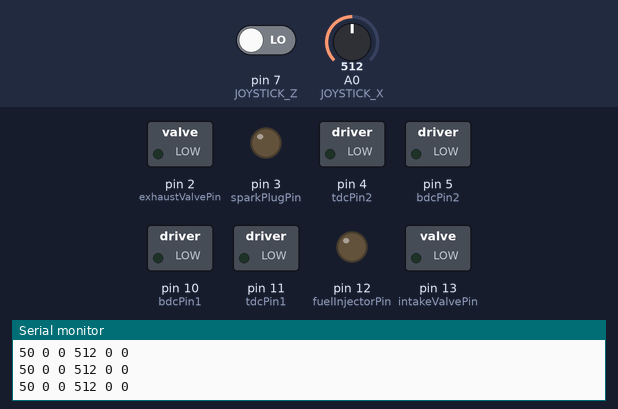
This sketch was run on a simulated Arduino Uno, built with avr-gcc and run on an emulated ATmega328P. On the bench: switched loads named in the sketch (green lamp = pin HIGH), output pins drawn as LEDs (lit = HIGH), the last lines printed to the serial monitor. The inputs (shaded band) are chosen by the test bench; at power-on: pin 7 (JOYSTICK_Z) LOW, A0 (JOYSTICK_X) = 512.

Above: at 1.2 s.
1.3 s: pin 7 (JOYSTICK_Z) driven HIGH
At 1.6 s:
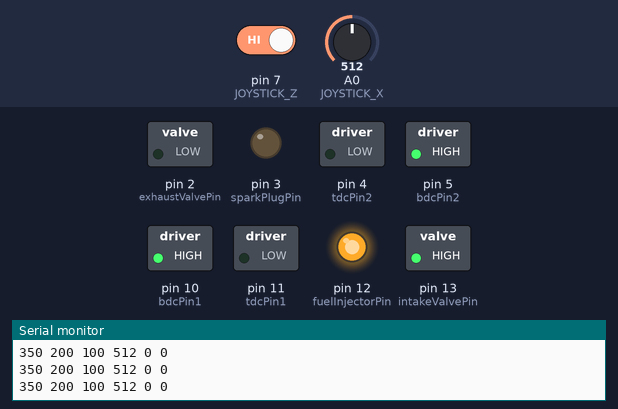
4.3 s: A0 (JOYSTICK_X) set to 459
6.8 s: A0 (JOYSTICK_X) set to 441
9.8 s: A0 (JOYSTICK_X) set to 511
At 9.8 s:
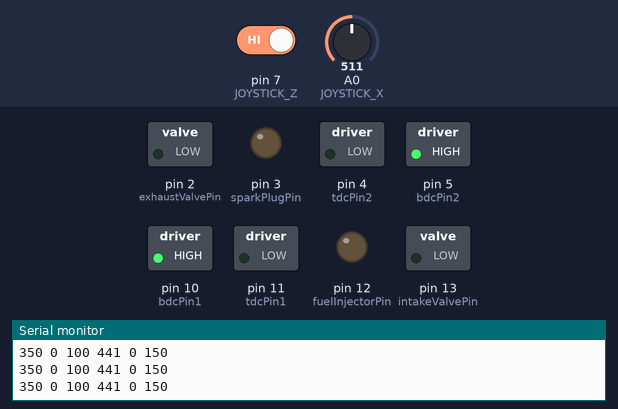
12.8 s: A0 (JOYSTICK_X) set to 306
At 13.69 s:
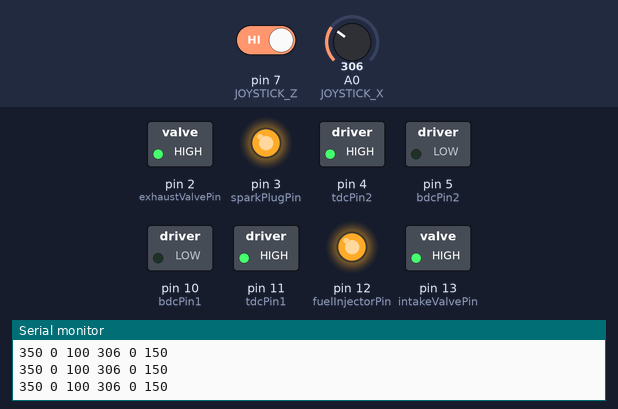
Timing chart, 0 to 16.8 s (numbered marks = the images above; inputs shaded):
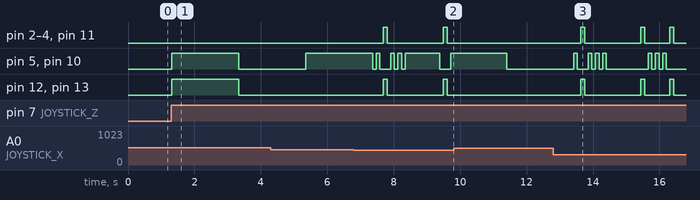

The sketch:

test.ino
```cpp
/*

 arduino-cli compile --fqbn arduino:avr:uno 1cylinder_v0.ino

08/12 FIRST DRAFT REWORK

MAIN CHANGES

- Converting enums to static const int to keep them contained and avoid enum confusion

- Increasing overall "containment" of variables, functions, function calls

- Swapping some variables for getVariable function calls where appropriate (= values needed as intermediary or to be checked punctually, they do not need to exist between loops)

- Using local intermediary variables

- Clearer conceptual separation: cylinder and flywheel are now separate parts of a composite engine multi state machine

- Component states are now static local variables: the state of the cylinder (which stroke it is on) depends on the state of the engine, but the engine does not need to know the state of the cylinder to assess its own state (defined only by latched button input)

- Cylinder display now uses millis() call instead of global int now to control on/off timing: the blinking timing is its own independent state separate from the rest of the system

- Joystick debounce now also uses a millis() variable for its debounce tracking

- Now only cylinder display, joystick and drive modules need the current time. They now all use their town millis() calls for independent time tracking

- Most global enums changed for local static const int or #defines

 */

#include "joystick.h"
#include "drive.h"
#include "cylinderVisuals.h"
#include "plotter.h"

void setup() {

	Serial.begin(9600);

	pinMode(JOYSTICK_X,INPUT);
	pinMode(JOYSTICK_Z,INPUT);

	pinMode(intakeValvePin,OUTPUT);
	pinMode(exhaustValvePin,OUTPUT);
	pinMode(fuelInjectorPin,OUTPUT);
	pinMode(sparkPlugPin,OUTPUT);
	pinMode(tdcPin1,OUTPUT);
	pinMode(tdcPin2,OUTPUT);
	pinMode(bdcPin1,OUTPUT);
	pinMode(bdcPin2,OUTPUT);
}

void loop() {

	driveEngine();

	plotterDisplay();
}
```

cylinder.c
```cpp
#include "cylinder.h"
#include <stdbool.h>

#define INTAKE      0
#define COMPRESSION 1
#define COMBUSTION  2
#define EXHAUST     3

#define TOTAL_CYCLE 4
#define CYLINDER_ELEMENTS 5

static const int INTAKE_VALVE    = 0;
static const int EXHAUST_VALVE   = 1;
static const int FUEL_INJECTOR   = 2;
static const int SPARK_PLUG      = 3;
static const int PISTON          = 4;

static const bool intakeValveStates[TOTAL_CYCLE] = { true, false, false, false };
static const bool exhaustValveStates[TOTAL_CYCLE] = { false, false, false, true };
static const bool fuelInjectorStates[TOTAL_CYCLE] = { true, false, false, false };
static const bool sparkPlugStates[TOTAL_CYCLE] = { false, false, true, false };
static const bool pistonStates[TOTAL_CYCLE] = { false, true, false, true };

static const bool cylinderMatrix[CYLINDER_ELEMENTS][TOTAL_CYCLE] =
	{ {intakeValveStates}, {exhaustValveStates}, {fuelInjectorStates}, {sparkPlugStates}, {pistonStates} };

bool switchCylinderState = false;
static int currentCylinderState = INTAKE;
bool cylinderElementStates[CYLINDER_ELEMENTS] = { true, false, true, false, false }; // initialise at intake

void updateCylinderState(void) {

	if (currentCylinderState == EXHAUST) { currentCylinderState = INTAKE; }
	else { ++currentCylinderState; }
}

void updateCylinderElements(void) {

	for (int i = INTAKE_VALVE; i <= PISTON; ++i) {
		cylinderElementStates[i] = cylinderMatrix[i][currentCylinderState];
	}
}

void updateCylinder(void) {
	updateCylinderState();
	updateCylinderElements();
}

void runCylinder(void) {
	if (switchCylinderState) { updateCylinder(); }
}
```

cylinder.h
```cpp
#include <stdbool.h>

#ifndef CYLINDER_H
#define CYLINDER_H

#ifdef __cplusplus
extern "C" {
#endif

extern bool cylinderElementStates[5];
extern bool switchCylinderState;

void updateCylinderState(void);
void updateCylinder(void);
void runCylinder(void);

#ifdef __cplusplus
}
#endif

#endif
```

cylinderVisuals.cpp
```cpp
#include "cylinder.h"
#include "cylinderVisuals.h"
#include <arduino.h>

#define ZERO 0
#define PISTON_PINS 2
#define HEAD_ELEMENTS 3
#define HEADPINS_or_PISTONPOS 4

static const int cylinderPinMap[HEADPINS_or_PISTONPOS] = { intakeValvePin, exhaustValvePin, fuelInjectorPin, sparkPlugPin };
static const int pistonPinsTDC[PISTON_PINS] = { tdcPin1, tdcPin2 };
static const int pistonPinsBDC[PISTON_PINS] = { bdcPin1, bdcPin2 };
static const bool TDC = true;
static const bool BDC = false;

static bool switchNow = true;
static bool displayON = true;
static unsigned long lastSwitch = ZERO;

void pistonWrite(bool pistonUP) {

	if (pistonUP) {

		for (int j = ZERO; j < PISTON_PINS; ++j) {
		digitalWrite(pistonPinsTDC[j], HIGH); }
	} else {

		for (int j = ZERO; j < PISTON_PINS; ++j) {
			digitalWrite(pistonPinsBDC[j], HIGH);
			}
	}
}

void writePins(void) {

	cylinderElementStates[HEADPINS_or_PISTONPOS] ? pistonWrite(TDC) : pistonWrite(BDC);

	for (int i = ZERO; i < HEADPINS_or_PISTONPOS; ++i) {
		if (cylinderElementStates[i]) { digitalWrite(cylinderPinMap[i], HIGH); }
	}
}

void clearDisplay(void) {

	for (int j = ZERO; j < PISTON_PINS; ++j) {
		digitalWrite(pistonPinsTDC[j], LOW);
		digitalWrite(pistonPinsBDC[j], LOW);
	}

	for (int i = ZERO; i <= HEAD_ELEMENTS; ++i) {
		digitalWrite(cylinderPinMap[i], LOW);
	}
}

void displayCylinder(int pause) {

	unsigned long currentTime = millis();
	unsigned long delta = currentTime - lastSwitch;

	if (delta > pause) {
		switchNow = true;
		displayON = !displayON;
		lastSwitch = currentTime;
	}

	if (switchNow) {
		if (displayON) { clearDisplay(); switchCylinderState = true;}
		else { writePins(); switchCylinderState = false; }
	}
}
```

cylinderVisuals.h
```cpp
#ifndef CYLINDERVISUALS_H
#define CYLINDERVISUALS_H

enum {
  exhaustValvePin   = 2,
  sparkPlugPin      = 3,
  tdcPin2           = 4,
  bdcPin2           = 5,
  bdcPin1           = 10,
  tdcPin1           = 11,
  fuelInjectorPin   = 12,
  intakeValvePin    = 13
};

void pistonWrite(bool pistonUP);
void writePins(void);
void clearDisplay(void);
void displayCylinder(int pause);

#endif
```

drive.cpp
```cpp
#include "joystick.h"
#include "cylinder.h"
#include "cylinderVisuals.h"
//#include "servolib.h"
#include "drive.h"
#include <arduino.h>

#define ZERO 0

static const int hyst		= 50;
static const int IDLE_INPUT	= 500;

static const int SPEED_TWO_PAUSE 	= 100;
static const int SPEED_ONE_PAUSE 	= 550;
static const int IDLE_PAUSE 		= 1000;

//static const int SERVO_SPEED_ONE 	= 4;
//static const int SERVO_SPEED_TWO	= 8;

static const int BUTTON_WAIT = 1000;

bool isIdle 	 = false;
bool engineON = false;

bool speedOneInput = false;
bool speedTwoInput = false;

//static int servoSpeed = ZERO;

static unsigned long lastSwitch = ZERO;

void checkEngineON(void) {

	int now = millis();

	bool z = readJoystick_Z();
	bool toggle = z && (now - lastSwitch > BUTTON_WAIT);

	if (toggle) {
		lastSwitch = now;
		engineON = !engineON;
	}
}

void idleCheck(void) {

	int x = readJoystick_X();
	isIdle = engineON && (x < IDLE_INPUT + hyst || x > IDLE_INPUT - hyst);
}

void getSpeedInput(void) {

	int x = readJoystick_X();

	speedOneInput = x > IDLE_INPUT + hyst;
	speedTwoInput = x < IDLE_INPUT - hyst;

	isIdle = !(speedOneInput || speedTwoInput);
}

/*int getServoSpeed(void) {

	int newSpeed = ZERO;

	if (isIdle) 		{ servoSpeed = ZERO;}
	if (speedOneInput) 	{ servoSpeed = SERVO_SPEED_ONE;}
	if (speedTwoInput)	{ servoSpeed = SERVO_SPEED_TWO;}

	return newSpeed;
}*/

int getCylinderPause(void) {

	int newPause = IDLE_PAUSE;

	if (isIdle) 				{ newPause = IDLE_PAUSE;}
	if (speedOneInput) 	{ newPause = SPEED_ONE_PAUSE;}
	if (speedTwoInput) 	{ newPause = SPEED_TWO_PAUSE;}

	return newPause;
}

void driveEngine(void) {

	checkEngineON();

	idleCheck();

	if (engineON) {

		getSpeedInput();

		runCylinder();

		displayCylinder(getCylinderPause());

		//moveServo(getServoSpeed());
	}
}
```

drive.h
```cpp
#ifndef DRIVE_H
#define DRIVE_H

extern bool isIdle;
extern bool engineON;
extern bool speedOneInput;
extern bool speedTwoInput;

void startEngine(void);
void checkEngineON(void);
void getSpeedInput(void);
//int getServoSpeed(void);
int getCylinderPause(void);
void driveEngine(void);

#endif
```

joystick.cpp
```cpp
#include "joystick.h"
#include <arduino.h>

#define ZERO 0

static const int DEBOUNCE_DELAY	= 100;
static const int ANALOG_CORRECTION = 128;
static const int BUTTON_DELAY 		= 1000;

static long unsigned lastUpdate_X = ZERO;
static long unsigned lastUpdate_Z = ZERO;

int x = ZERO;
bool z = false;

int readJoystick_X(void) {

	unsigned long thisTime = millis();

	int newX = analogRead(JOYSTICK_X);

	if (thisTime - lastUpdate_X > DEBOUNCE_DELAY) {
		lastUpdate_X = thisTime;
		x = newX;
	}
	return newX;
}

bool readJoystick_Z(void) {

	unsigned long thisTime = millis();

	bool newZ = digitalRead(JOYSTICK_Z);

	if (thisTime - lastUpdate_Z > DEBOUNCE_DELAY) {
		lastUpdate_Z = thisTime;
		z = newZ;
	}
	return newZ;
}
```

joystick.h
```cpp
#ifndef JOYSTICK_H
#define JOYSTICK_H

enum {
  JOYSTICK_X	= 0,
  JOYSTICK_Y	= 1,
  JOYSTICK_Z	= 7
};

int readJoystick_X(void);
bool readJoystick_Z(void);

#endif
```

plotter.cpp
```cpp
#include "drive.h"
#include "joystick.h"
#include "plotter.h"
#include <arduino.h>

void plotterDisplay(void) {
	Serial.print(engineON*300 + 50);
	Serial.print(" ");
	Serial.print(isIdle*200);
	Serial.print(" ");
	Serial.print(readJoystick_Z()*100);
	Serial.print(" ");
	Serial.print(readJoystick_X());
	Serial.print(" ");
	Serial.print(speedOneInput*150);
	Serial.print(" ");
	Serial.println(speedTwoInput*150);
}
```

plotter.h
```cpp
#ifndef PLOTTER_H
#define PLOTTER_H

void plotterDisplay(void);

#endif
```

Measured:
- after the input at 1.3 s, pin 5 (bdcPin2), pin 10 (bdcPin1), pin 12 (fuelInjectorPin), pin 13 (intakeValvePin): LOW → HIGH at once, → LOW 2.0 s later
- after the input at 9.8 s, pin 2 (exhaustValvePin), pin 3 (sparkPlugPin), pin 4 (tdcPin2), pin 11 (tdcPin1), pin 12 (fuelInjectorPin), pin 13 (intakeValvePin): stays LOW (without the input it goes to HIGH after 0.57 s)
- after the input at 12.8 s, pin 2 (exhaustValvePin), pin 3 (sparkPlugPin), pin 4 (tdcPin2), pin 11 (tdcPin1), pin 12 (fuelInjectorPin), pin 13 (intakeValvePin): goes HIGH 0.11 s, LOW 1.7 s, HIGH 0.11 s, LOW 0.76 s, HIGH 0.11 s, then LOW, starting after 0.84 s
- by itself, pin 2 (exhaustValvePin), pin 3 (sparkPlugPin), pin 4 (tdcPin2), pin 11 (tdcPin1): alternates HIGH for 0.11 s and LOW for 1.7 s
